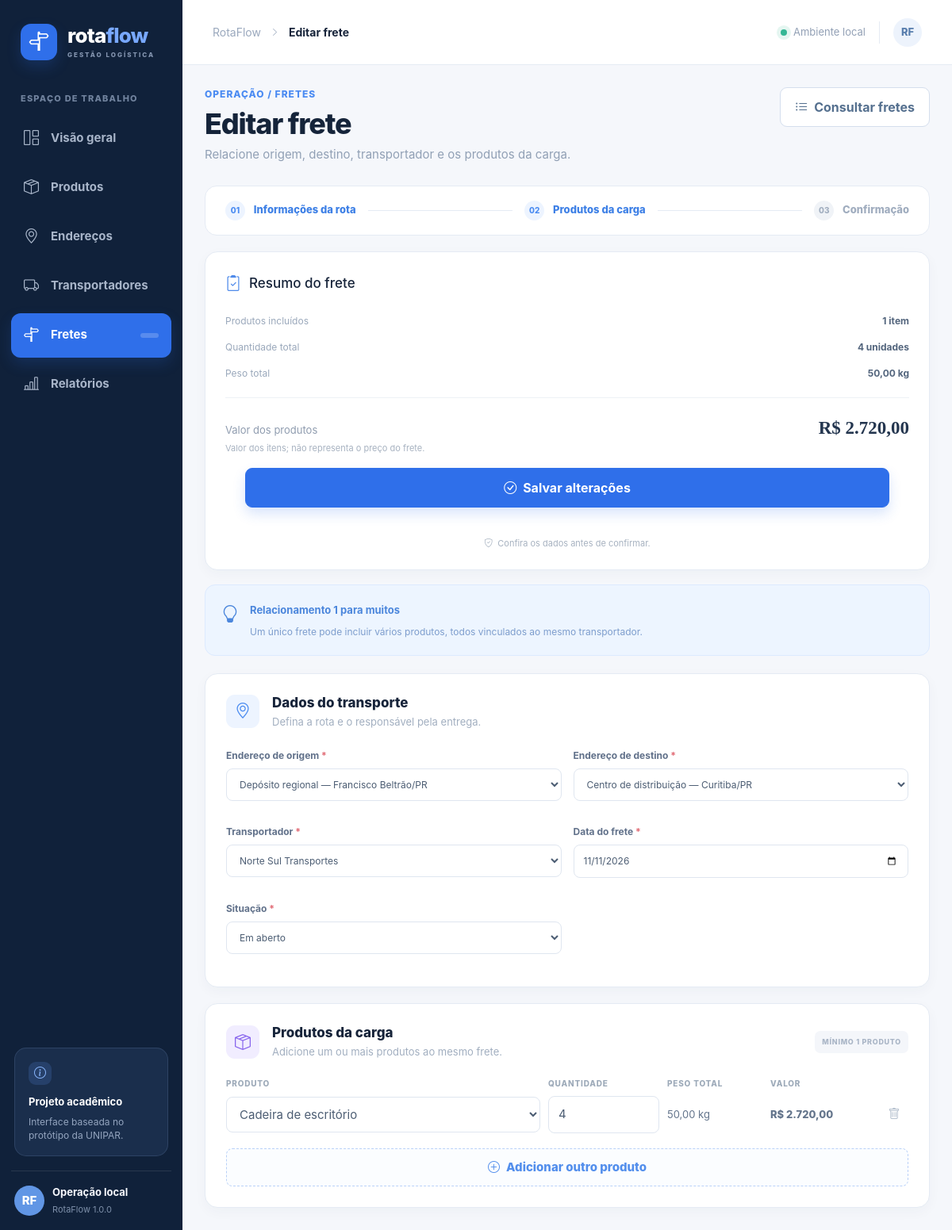
Page /index.php?route=freights/create&edit=1040 on the committed database.
### tables this page shows
CREATE TABLE frete (
    id INT UNSIGNED NOT NULL AUTO_INCREMENT,
    origem_id INT UNSIGNED NOT NULL,
    destino_id INT UNSIGNED NOT NULL,
    transportador_id INT UNSIGNED NOT NULL,
    data_frete DATE NOT NULL,
    status VARCHAR(30) NOT NULL DEFAULT 'Em aberto',
    created_at TIMESTAMP NOT NULL DEFAULT CURRENT_TIMESTAMP,
    updated_at TIMESTAMP NOT NULL DEFAULT CURRENT_TIMESTAMP ON UPDATE CURRENT_TIMESTAMP,
    PRIMARY KEY (id),
    INDEX idx_frete_data (data_frete),
    CONSTRAINT fk_frete_origem FOREIGN KEY (origem_id) REFERENCES endereco (id) ON UPDATE CASCADE ON DELETE RESTRICT,
    CONSTRAINT fk_frete_destino FOREIGN KEY (destino_id) REFERENCES endereco (id) ON UPDATE CASCADE ON DELETE RESTRICT,
    CONSTRAINT fk_frete_transportador FOREIGN KEY (transportador_id) REFERENCES transportador (id) ON UPDATE CASCADE ON DELETE RESTRICT,
    CONSTRAINT chk_frete_status CHECK (status IN ('Em aberto', 'Em trânsito', 'Concluído', 'Cancelado'))
);

CREATE TABLE endereco (
    id INT UNSIGNED NOT NULL AUTO_INCREMENT,
    identificacao VARCHAR(150) NOT NULL,
    cep CHAR(8) NOT NULL,
    logradouro VARCHAR(180) NOT NULL,
    numero VARCHAR(20) NOT NULL,
    complemento VARCHAR(100) NULL,
    bairro VARCHAR(100) NOT NULL,
    cidade VARCHAR(100) NOT NULL,
    estado CHAR(2) NOT NULL,
    created_at TIMESTAMP NOT NULL DEFAULT CURRENT_TIMESTAMP,
    updated_at TIMESTAMP NOT NULL DEFAULT CURRENT_TIMESTAMP ON UPDATE CURRENT_TIMESTAMP,
    PRIMARY KEY (id),
    INDEX idx_endereco_cidade (cidade),
    CONSTRAINT chk_endereco_estado CHECK (CHAR_LENGTH(estado) = 2)
);

CREATE TABLE transportador (
    id INT UNSIGNED NOT NULL AUTO_INCREMENT,
    nome VARCHAR(150) NOT NULL,
    documento VARCHAR(20) NOT NULL,
    telefone VARCHAR(20) NOT NULL,
    email VARCHAR(150) NULL,
    placa_veiculo VARCHAR(8) NULL,
    created_at TIMESTAMP NOT NULL DEFAULT CURRENT_TIMESTAMP,
    updated_at TIMESTAMP NOT NULL DEFAULT CURRENT_TIMESTAMP ON UPDATE CURRENT_TIMESTAMP,
    PRIMARY KEY (id),
    UNIQUE KEY uq_transportador_documento (documento)
);

CREATE TABLE frete_produto (
    frete_id INT UNSIGNED NOT NULL,
    produto_id INT UNSIGNED NOT NULL,
    quantidade INT UNSIGNED NOT NULL,
    PRIMARY KEY (frete_id, produto_id),
    CONSTRAINT fk_frete_produto_frete FOREIGN KEY (frete_id) REFERENCES frete (id) ON UPDATE CASCADE ON DELETE CASCADE,
    CONSTRAINT fk_frete_produto_produto FOREIGN KEY (produto_id) REFERENCES produto (id) ON UPDATE CASCADE ON DELETE RESTRICT,
    CONSTRAINT chk_frete_produto_quantidade CHECK (quantidade >= 1)
);

CREATE TABLE produto (
    id INT UNSIGNED NOT NULL AUTO_INCREMENT,
    nome VARCHAR(150) NOT NULL,
    descricao VARCHAR(255) NULL,
    peso DECIMAL(10,3) NOT NULL,
    valor DECIMAL(12,2) NOT NULL DEFAULT 0.00,
    created_at TIMESTAMP NOT NULL DEFAULT CURRENT_TIMESTAMP,
    updated_at TIMESTAMP NOT NULL DEFAULT CURRENT_TIMESTAMP ON UPDATE CURRENT_TIMESTAMP,
    PRIMARY KEY (id),
    CONSTRAINT chk_produto_peso CHECK (peso > 0),
    CONSTRAINT chk_produto_valor CHECK (valor >= 0)
);

### app/helpers.php (called while the page is built, shortened)
<?php
function e(mixed $value): string
{
    return htmlspecialchars((string) ($value ?? ''), ENT_QUOTES | ENT_SUBSTITUTE, 'UTF-8');
}
function url(string $route = 'dashboard', array $query = []): string
{
    $script = str_replace('\\', '/', $_SERVER['SCRIPT_NAME'] ?? '/rotaflow/public/index.php');
    $base = rtrim(str_replace('/index.php', '', $script), '/');
    $params = array_merge(['route' => $route], $query);
    return $base . '/index.php?' . http_build_query($params);
}
function render(string $view, array $data = []): void
{
    extract($data, EXTR_SKIP);
    $viewFile = BASE_PATH . '/app/Views/' . $view . '.php';
    require $viewFile;
    require BASE_PATH . '/app/Views/layouts/app.php';
}

### app/Controllers/FreightController.php (called while the page is built, shortened)
<?php
final class FreightController extends Controller
{
    private FreightRepository $freights;
    private ProductRepository $products;
    private AddressRepository $addresses;
    private CarrierRepository $carriers;
    public function __construct()
    {
        $pdo = db();
        $this->freights = new FreightRepository($pdo);
        $this->products = new ProductRepository($pdo);
        $this->addresses = new AddressRepository($pdo);
        $this->carriers = new CarrierRepository($pdo);
    }
    public function create(): void
    {
        $edit = isset($_GET['edit']) ? $this->freights->find((int) $_GET['edit']) : null;
        render('freights/form', [
            'freight' => $edit,
            'products' => $this->products->all(),
            'addresses' => $this->addresses->all(),
            'carriers' => $this->carriers->all(),
            'statuses' => Freight::STATUSES,
        ]);
    }
}

### public/index.php (called while the page is built, shortened)
<?php
require dirname(__DIR__) . '/bootstrap.php';
$route = trim((string) ($_GET['route'] ?? 'dashboard'), '/');
$routes = [
    'dashboard' => [App\Controllers\DashboardController::class, 'index'],
    'products' => [App\Controllers\ProductController::class, 'index'],
    'products/save' => [App\Controllers\ProductController::class, 'save'],
    'products/delete' => [App\Controllers\ProductController::class, 'delete'],
    'addresses' => [App\Controllers\AddressController::class, 'index'],
    'addresses/save' => [App\Controllers\AddressController::class, 'save'],
    'addresses/delete' => [App\Controllers\AddressController::class, 'delete'],
    'carriers' => [App\Controllers\CarrierController::class, 'index'],
    'carriers/save' => [App\Controllers\CarrierController::class, 'save'],
    'carriers/delete' => [App\Controllers\CarrierController::class, 'delete'],
    'freights' => [App\Controllers\FreightController::class, 'index'],
    'freights/create' => [App\Controllers\FreightController::class, 'create'],
    'freights/save' => [App\Controllers\FreightController::class, 'save'],
    'freights/show' => [App\Controllers\FreightController::class, 'show'],
    'reports' => [App\Controllers\ReportController::class, 'index'],
    'reports/csv' => [App\Controllers\ReportController::class, 'csv'],
    'reports/pdf' => [App\Controllers\ReportController::class, 'pdf'],
];
try {
    [$controller, $action] = $routes[$route];
    (new $controller())->$action();
} catch (PDOException $exception) {
    http_response_code(503);
    render('layouts/error', ['message' => 'Não foi possível conectar ao banco de dados. Importe o database/schema.sql e confira config/database.local.php.']);
} catch (Throwable $exception) {
    http_response_code(500);
    render('layouts/error', ['message' => 'Ocorreu um erro inesperado. Revise os dados e tente novamente.']);
}

### app/Repositories/FreightRepository.php (called while the page is built, shortened)
<?php
final class FreightRepository extends BaseRepository
{
    public function find(int $id): ?array
    {
        $stmt = $this->pdo->prepare('SELECT f.*, o.identificacao AS origem_nome, o.cidade AS origem_cidade, o.estado AS origem_estado,
                                            d.identificacao AS destino_nome, d.cidade AS destino_cidade, d.estado AS destino_estado,
                                            t.nome AS transportador_nome, t.documento AS transportador_documento,
                                            t.telefone AS transportador_telefone, t.email AS transportador_email,
                                            t.placa_veiculo
                                     FROM frete f
                                     INNER JOIN endereco o ON o.id = f.origem_id
                                     INNER JOIN endereco d ON d.id = f.destino_id
                                     INNER JOIN transportador t ON t.id = f.transportador_id
                                     WHERE f.id = :id');
        $stmt->execute(['id' => $id]);
        $freight = $stmt->fetch();
        $items = $this->pdo->prepare('SELECT fp.produto_id, fp.quantidade, p.nome, p.peso, p.valor,
                                             (fp.quantidade * p.peso) AS peso_total,
                                             (fp.quantidade * p.valor) AS valor_total
                                      FROM frete_produto fp
                                      INNER JOIN produto p ON p.id = fp.produto_id
                                      WHERE fp.frete_id = :frete_id
                                      ORDER BY p.nome');
        $items->execute(['frete_id' => $id]);
        $freight['items'] = $items->fetchAll();
        return $freight;
    }
}

### bootstrap.php (called while the page is built, shortened)
<?php
require_once __DIR__ . '/config/app.php';
require_once __DIR__ . '/app/helpers.php';
spl_autoload_register(static function (string $class): void {
    $prefix = 'App\\';
    $relative = str_replace('\\', '/', substr($class, strlen($prefix)));
    $file = BASE_PATH . '/app/' . $relative . '.php';
});

### app/Repositories/AddressRepository.php (called while the page is built, shortened)
<?php
final class AddressRepository extends BaseRepository
{
    public function all(string $search = ''): array
    {
        $sql = 'SELECT * FROM endereco';
        $params = [];
        $sql .= ' ORDER BY identificacao';
        $stmt = $this->pdo->prepare($sql);
        $stmt->execute($params);
        return $stmt->fetchAll();
    }
}

### app/Repositories/CarrierRepository.php (called while the page is built, shortened)
<?php
final class CarrierRepository extends BaseRepository
{
    public function all(string $search = ''): array
    {
        $sql = 'SELECT * FROM transportador';
        $params = [];
        $sql .= ' ORDER BY nome';
        $stmt = $this->pdo->prepare($sql);
        $stmt->execute($params);
        return $stmt->fetchAll();
    }
}

### app/Repositories/ProductRepository.php (called while the page is built, shortened)
<?php
final class ProductRepository extends BaseRepository
{
    public function all(string $search = ''): array
    {
        $sql = 'SELECT * FROM produto';
        $params = [];
        $sql .= ' ORDER BY nome';
        $stmt = $this->pdo->prepare($sql);
        $stmt->execute($params);
        return $stmt->fetchAll();
    }
}

### app/Views/freights/form.php (the view, shortened to what this page needs)
<?php
$title = $freight ? 'Editar frete' : 'Novo frete';
$oldProducts = $_SESSION['_old']['produtos'] ?? null;
$oldQuantities = $_SESSION['_old']['quantidades'] ?? null;
$selectedItems = $freight['items'] ?? (is_array($oldProducts)
    ? array_map(static fn (mixed $productId, int $index): array => ['produto_id' => $productId, 'quantidade' => $oldQuantities[$index] ?? 1], $oldProducts, array_keys($oldProducts))
    : [['produto_id' => $products[0]['id'] ?? '', 'quantidade' => 1]]);
?>
<section class="page-heading"><div><p class="eyebrow">OPERAÇÃO / FRETES</p><h1><?= e($title) ?></h1><p class="subheading">Relacione origem, destino, transportador e os produtos da carga.</p></div><a class="btn btn-outline-primary" href="<?= e(url('freights')) ?>"><i class="bi bi-list-ul me-2"></i>Consultar fretes</a></section>
<div class="freight-workflow"><div class="workflow-item active"><span>01</span> Informações da rota</div><div class="workflow-line"></div><div class="workflow-item active"><span>02</span> Produtos da carga</div><div class="workflow-line"></div><div class="workflow-item"><span>03</span> Confirmação</div></div>
<form method="post" action="<?= e(url('freights/save')) ?>" id="freight-form" class="freight-layout needs-validation" novalidate><?= csrf_field() ?><input type="hidden" name="id" value="<?= e($freight['id'] ?? '') ?>"><div class="freight-form-stack"><div class="surface freight-card"><div class="inner-head"><span class="round-icon"><i class="bi bi-geo-alt"></i></span><div><h2>Dados do transporte</h2><p>Defina a rota e o responsável pela entrega.</p></div></div><div class="form-grid-2"><label>Endereço de origem <span>*</span><select name="origem_id" required><option value="">Selecione uma opção</option><?php foreach ($addresses as $address): ?><option value="<?= e($address['id']) ?>" <?= (string) ($freight['origem_id'] ?? old('origem_id')) === (string) $address['id'] ? 'selected' : '' ?>><?= e($address['identificacao'] . ' — ' . $address['cidade'] . '/' . $address['estado']) ?></option><?php endforeach; ?></select></label><label>Endereço de destino <span>*</span><select name="destino_id" required><option value="">Selecione uma opção</option><?php foreach ($addresses as $address): ?><option value="<?= e($address['id']) ?>" <?= (string) ($freight['destino_id'] ?? old('destino_id')) === (string) $address['id'] ? 'selected' : '' ?>><?= e($address['identificacao'] . ' — ' . $address['cidade'] . '/' . $address['estado']) ?></option><?php endforeach; ?></select></label><label>Transportador <span>*</span><select name="transportador_id" required><option value="">Selecione uma opção</option><?php foreach ($carriers as $carrier): ?><option value="<?= e($carrier['id']) ?>" <?= (string) ($freight['transportador_id'] ?? old('transportador_id')) === (string) $carrier['id'] ? 'selected' : '' ?>><?= e($carrier['nome']) ?></option><?php endforeach; ?></select></label><label>Data do frete <span>*</span><input type="date" name="data_frete" required value="<?= e($freight['data_frete'] ?? old('data_frete', date('Y-m-d'))) ?>"></label><label>Situação <span>*</span><select name="status" required><?php foreach ($statuses as $status): ?><option value="<?= e($status) ?>" <?= ($freight['status'] ?? old('status', 'Em aberto')) === $status ? 'selected' : '' ?>><?= e($status) ?></option><?php endforeach; ?></select></label></div></div>
<div class="surface freight-card product-freight-card"><div class="inner-head product-head"><span class="round-icon purple"><i class="bi bi-box-seam"></i></span><div><h2>Produtos da carga</h2><p>Adicione um ou mais produtos ao mesmo frete.</p></div><span class="required-label">MÍNIMO 1 PRODUTO</span></div><div class="line-header"><span>PRODUTO</span><span>QUANTIDADE</span><span>PESO TOTAL</span><span>VALOR</span><span></span></div><div id="freight-items" data-products='<?= e(json_encode($products, JSON_HEX_TAG | JSON_HEX_APOS | JSON_HEX_QUOT | JSON_HEX_AMP)) ?>'><?php foreach ($selectedItems as $item): ?><div class="freight-line"><select name="produtos[]" class="product-select" required><?php foreach ($products as $product): ?><option value="<?= e($product['id']) ?>" data-weight="<?= e($product['peso']) ?>" data-value="<?= e($product['valor']) ?>" <?= (string) $item['produto_id'] === (string) $product['id'] ? 'selected' : '' ?>><?= e($product['nome']) ?></option><?php endforeach; ?></select><input name="quantidades[]" class="quantity-input" type="number" min="1" step="1" required value="<?= e($item['quantidade']) ?>"><span class="line-weight">0,00 kg</span><span class="line-subtotal">R$ 0,00</span><button type="button" class="icon-button remove-line" aria-label="Remover linha"><i class="bi bi-trash"></i></button></div><?php endforeach; ?></div><button type="button" class="add-line" id="add-freight-item"><i class="bi bi-plus-circle me-2"></i>Adicionar outro produto</button></div></div><aside class="freight-aside"><div class="surface summary-card"><div class="summary-title"><i class="bi bi-clipboard2-check"></i><h2>Resumo do frete</h2></div><div class="summary-row"><span>Produtos incluídos</span><strong id="freight-item-count">0 itens</strong></div><div class="summary-row"><span>Quantidade total</span><strong id="freight-total-qty">0 unidades</strong></div><div class="summary-row"><span>Peso total</span><strong id="freight-total-weight">0,00 kg</strong></div><div class="summary-separator"></div><div class="summary-total"><span>Valor dos produtos</span><strong id="freight-total-value">R$ 0,00</strong></div><p class="summary-footnote">Valor dos itens; não representa o preço do frete.</p><button class="btn btn-primary stretch" type="submit"><i class="bi bi-check-circle me-2"></i><?= e($freight ? 'Salvar alterações' : 'Gerar frete') ?></button><p class="below-btn"><i class="bi bi-shield-check"></i> Confira os dados antes de confirmar.</p></div><div class="hint-panel"><i class="bi bi-lightbulb"></i><div><strong>Relacionamento 1 para muitos</strong><p>Um único frete pode incluir vários produtos, todos vinculados ao mesmo transportador.</p></div></div></aside></form>

### rows in the picture
frete: origem_id "Depósito regional — Francisco Beltrão/PR", destino_id "Centro de distribuição — Curitiba/PR", transportador_id "Norte Sul Transportes", data_frete "11/11/2026"
frete_produto: produto.nome "Cadeira de escritório", quantidade "4"

### other values in the picture
APP_VERSION "1.0.0"
$title "Editar frete"
$freight ? 'Salvar alterações' : 'Gerar frete' "Salvar alterações"
form field status "Em aberto"
